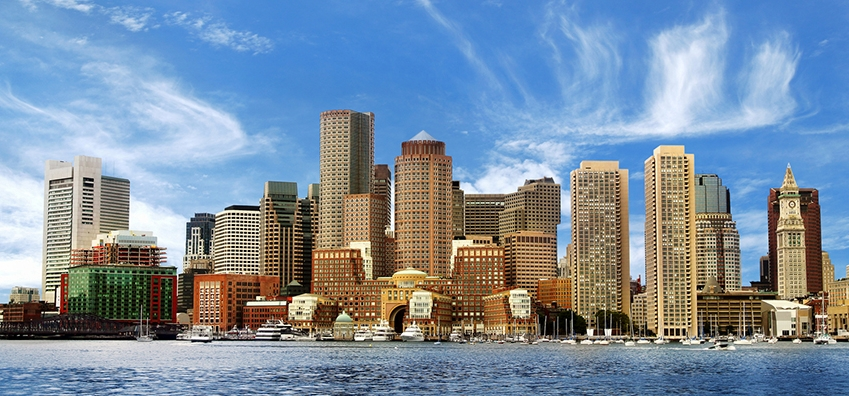
#> input picture photos/boston.jpeg, 849 x 396 px
$ python splitmerge.py
#> lines starting #> are read from the running program, lines starting #| are printed output that depends on the picture
import cv2 as cv
import numpy as np
img=cv.imread('photos/boston.jpeg')
#> img is the input picture: shape (396, 849, 3); mean B, G, R 161.1, 142.3, 124.1
cv.imshow('Image',img)

blank=np.zeros(img.shape[:2],dtype='uint8')
cv.imshow('Blank',blank)

b,g,r=cv.split(img)
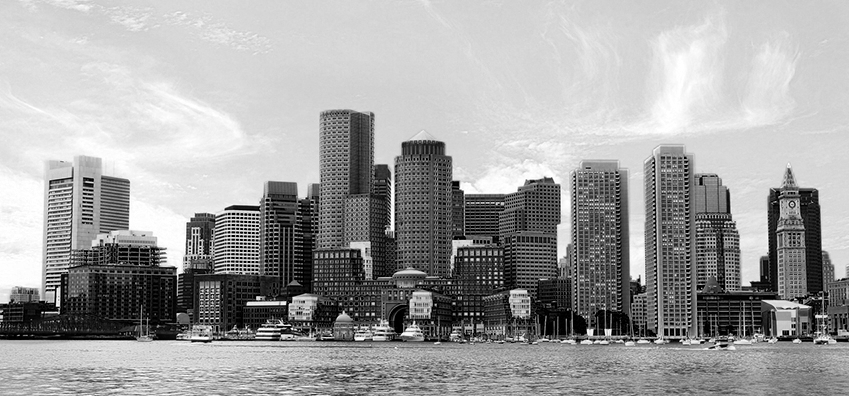
#> b: shape (396, 849); min 0, max 255, mean 161.1
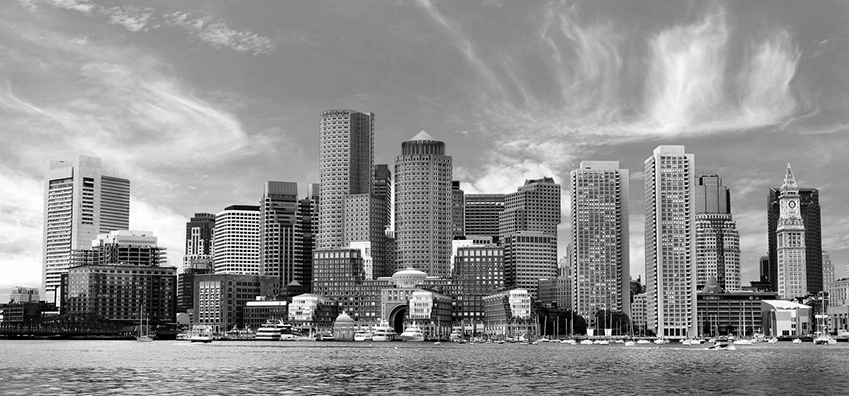
#> g: shape (396, 849); min 0, max 255, mean 142.3
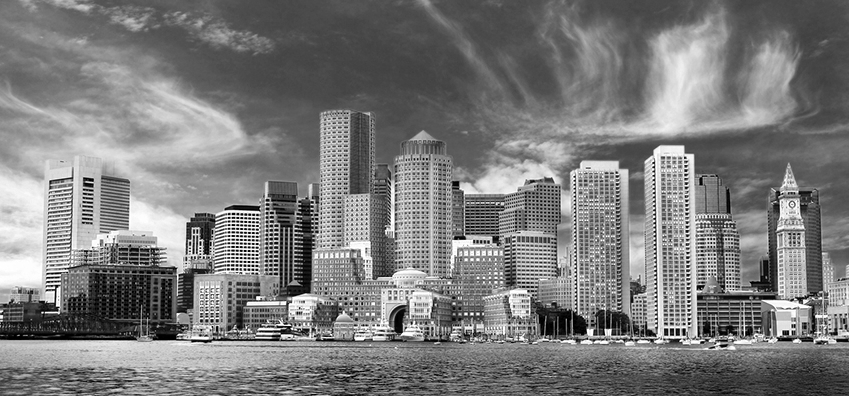
#> r: shape (396, 849); min 0, max 255, mean 124.1
blue=cv.merge([b,blank,blank])
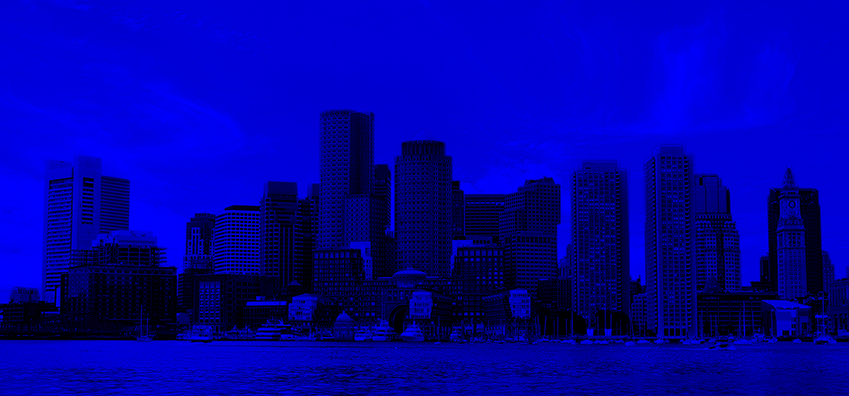
#> blue: shape (396, 849, 3); mean of channels 0, 1, 2 161.1, 0, 0; drawn as B, G, R
green=cv.merge([blank,g,blank])
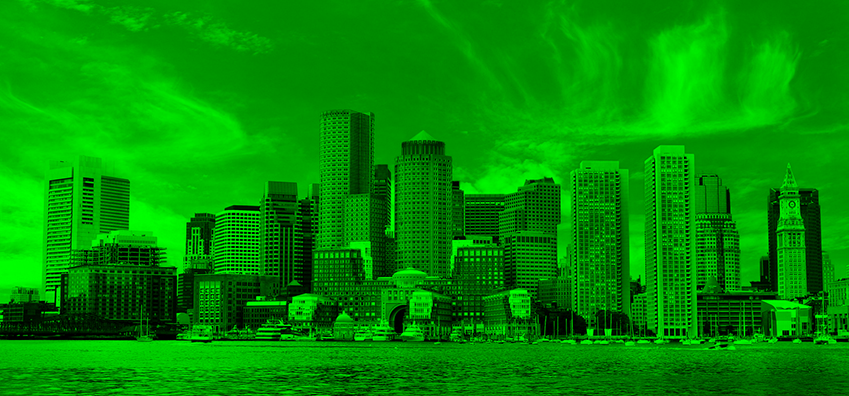
#> green: shape (396, 849, 3); mean of channels 0, 1, 2 0, 142.3, 0; drawn as B, G, R
red=cv.merge([blank,blank,r])
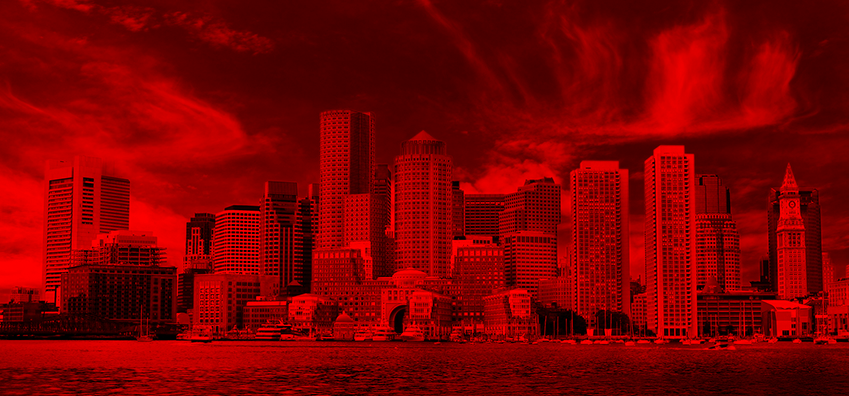
#> red: shape (396, 849, 3); mean of channels 0, 1, 2 0, 0, 124.1; drawn as B, G, R

cv.imshow('blue',blue)
cv.imshow('green',green)
cv.imshow('red',red)

# [14 lines of commented-out code are left out]

cv.waitKey(0)

$ run again, with photos/cat.jpeg copied over photos/boston.jpeg
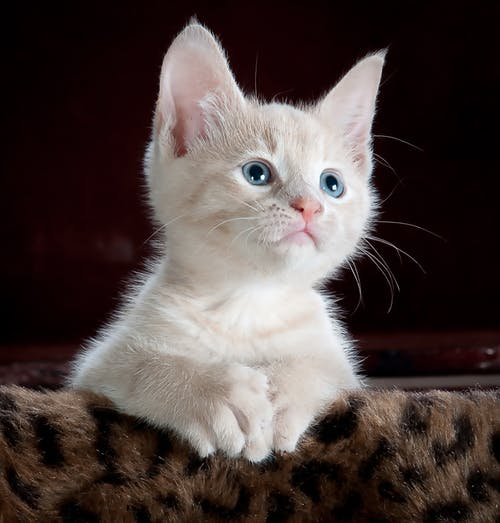
#> input picture photos/cat.jpeg, 500 x 523 px
#> img is the input picture: shape (523, 500, 3); mean B, G, R 64.1, 66.6, 78.3
#> `green=cv.merge([blank,g,blank])`:
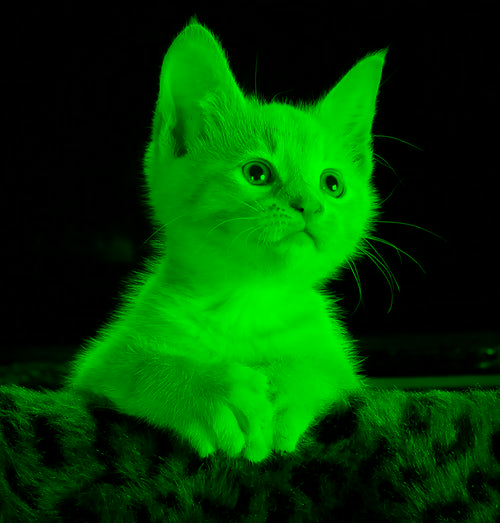
#> green: shape (523, 500, 3); mean of channels 0, 1, 2 0, 66.6, 0; drawn as B, G, R
#> `red=cv.merge([blank,blank,r])`:
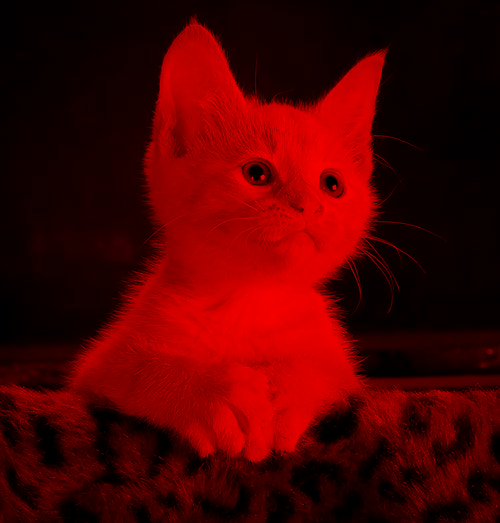
#> red: shape (523, 500, 3); mean of channels 0, 1, 2 0, 0, 78.3; drawn as B, G, R
